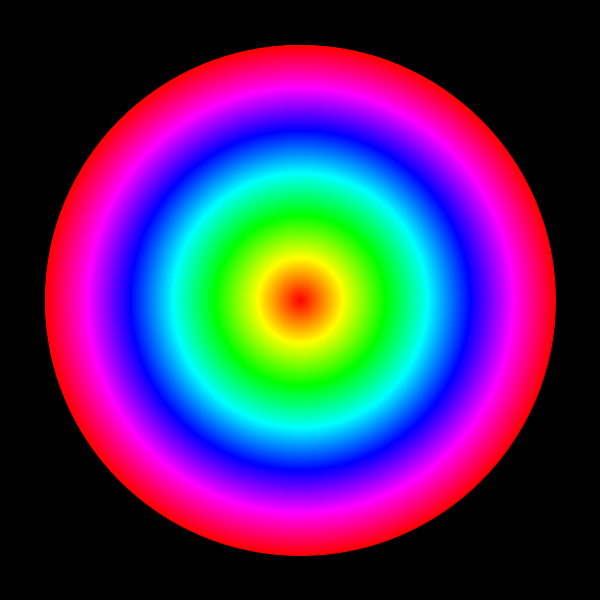
Frame 1 (no input)
Frame 60 (the mouse pressed at the canvas centre just before this capture): identical to frame 1, image omitted
Frame 120 (the mouse held since frame 60 and released just before this capture): identical to frame 1, image omitted

The Processing sketch that drew this single still picture (run headless with seeded random() and noise(); from frame 60 on, the mouse is pressed at the canvas centre):

// Processing sketch: color_mode
// ── color_mode.pde
// Color Mode

void setup() {
  size(600,600);
  smooth();
  // changes color settings from RGB to HSB (hue, saturation, value)
  colorMode(HSB);
}

void draw() {
  background(0);

  for(int i=255 ; i>0 ; i--) {
    fill(i,255,255);
    stroke(i,255,255);
    ellipse(width/2, height/2, i*2, i*2);
  }

}
